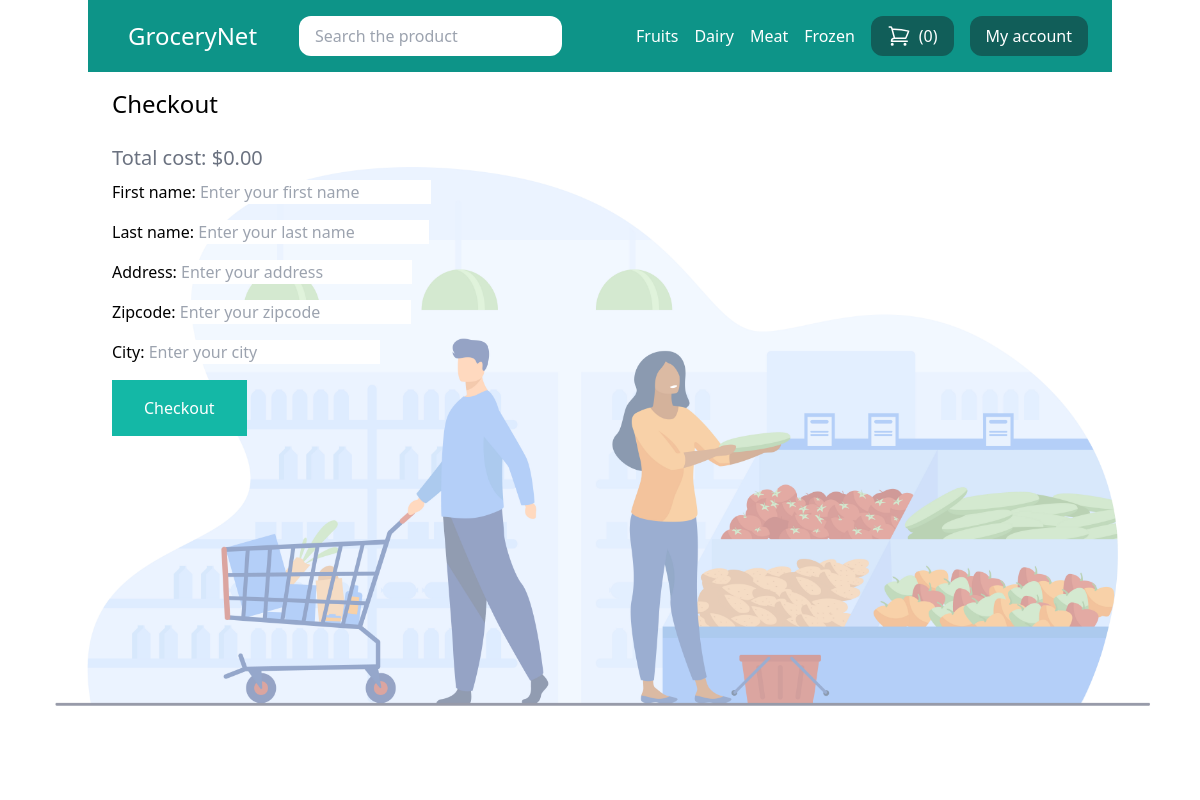
The page /cart/checkout/ (signed in) on the database its author committed.
### store/models.py (models this page shows, shortened)
class Category(models.Model):
    title = models.CharField(max_length=50)
    slug = models.SlugField(max_length=50)
    class Meta:
        verbose_name_plural = 'Categories' # 관리사이트의 모델 표기방법 변경

### store/views.py (the view)
# urls.py: path('cart/checkout/', views.checkout, name='checkout'),
@login_required
def checkout(request):
    cart = Cart(request)
    if request.method == 'POST':
        form = OrderForm(request.POST)
        if form.is_valid():
            total_price = 0
            for item in cart:
                product = item['product']
                total_price += product.price * int(item['quantity'])
            order = form.save(commit=False)
            order.created_by = request.user
            order.paid_amount = total_price
            order.save()
            for item in cart:
                user=request.user
                product = item['product']
                quantity = int(item['quantity'])
                price = (product.price * quantity)
                item = OrderItem.objects.create(user=user, order=order, product=product, price=price, quantity=quantity)
            cart.clear()
            return redirect('myaccount')
    else:
        form = OrderForm()
    return render(request, 'store/checkout.html', {
        'cart': cart,
        'form': form,
    })

### store/forms.py
class OrderForm(forms.ModelForm):
    class Meta:
        model = Order
        fields = ('first_name', 'last_name', 'address', 'zipcode', 'city', )
        widgets = {
            'first_name': forms.TextInput(attrs={
                'class': 'form-control',
                'placeholder': 'Enter your first name',
            }),
            'last_name': forms.TextInput(attrs={
                'class': 'form-control',
                'placeholder': 'Enter your last name',
            }),
            'address': forms.TextInput(attrs={
                'class': 'form-control',
                'placeholder': 'Enter your address',
            }),
            'zipcode': forms.TextInput(attrs={
                'class': 'form-control',
                'placeholder': 'Enter your zipcode',
            }),
            'city': forms.TextInput(attrs={
                'class': 'form-control',
                'placeholder': 'Enter your city',
            }),
        }

### store/cart.py (called while the page is built)
    def __len__(self):
        return sum(item['quantity'] for item in self.cart.values())

    def get_total_cost(self):
        for p in self.cart.keys():
            self.cart[str(p)]['product'] = Product.objects.get(pk=p)
        return sum(item['product'].price * item['quantity'] for item in self.cart.values())

### store/context_processors.py (called while the page is built)
def cart(request):
    return {'cart': Cart(request)}

### store/templatetags/menu.py (called while the page is built)
@register.inclusion_tag('core/menu.html')
def menu():
    categories = Category.objects.all()
    return {'categories': categories}

### store/templates/store/checkout.html (shortened to what this page needs)
{% extends "core/base.html" %}
{% block content %}
    <h1 class="mb-6 text-2xl">Checkout</h1>
    <h2 class="text-xl text-gray-500">Total cost: ${{ cart.get_total_cost|floatformat:2 }}</h2>
    <form method="post" action=".">
        <div class="mt-2 mb-4">
            {{ form.first_name.label_tag }}
            {{ form.first_name }}
        </div>
        <div class="mb-4">
            {{ form.last_name.label_tag }}
            {{ form.last_name }}
        </div>
        <div class="mb-4">
            {{ form.address.label_tag }}
            {{ form.address }}
        </div>
        <div class="mb-4">
            {{ form.zipcode.label_tag }}
            {{ form.zipcode }}
        </div>
        <div class="mb-4">
            {{ form.city.label_tag }}
            {{ form.city }}
        </div>
        <button class="inline-block px-8 py-4 bg-teal-500 text-white">Checkout</button>
    </form>
{% endblock content %}

### core/templates/core/menu.html (shortened to what this page needs)
{% for category in categories %}
    <a href="{% url "category_detail" category.slug %}" class="text-white">{{ category.title }}</a>
{% endfor %}

### rows shown on the page
Category: title "Fruits"
Category: title "Dairy"
Category: title "Meat"
Category: title "Frozen"

### other values the page prints
{{ cart|length }} "0"
{{ cart.get_total_cost|floatformat:2 }} "0.00"
